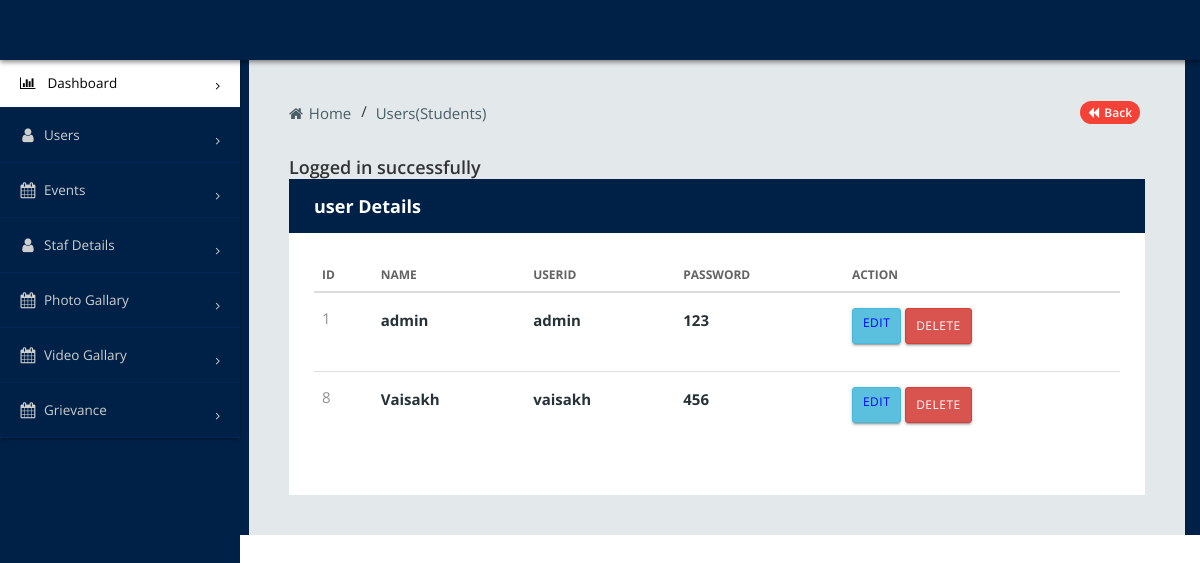
The page /gptc/admin/registereduser.php (signed in) on the database its author committed.
### tables this page shows
CREATE TABLE `users` (
  `id` int(11) NOT NULL,
  `name` varchar(50) NOT NULL,
  `uname` varchar(50) NOT NULL,
  `password` varchar(50) NOT NULL,
  `role` tinyint(5) NOT NULL,
  `created_at` timestamp NULL DEFAULT NULL
);

### gptc/admin/registereduser.php (the view, shortened to what this page needs)
<?php
include('includes/topbar.php');
include('includes/sidebar.php');
include('includes/header.php');
include('config/dbcon.php');
?>
<div class="sb2-2">
                <div class="sb2-2-2">
                    <ul>
                        <li><a href="index.php"><i class="fa fa-home" aria-hidden="true"></i> Home</a>
                        </li>
                        <li class="active-bre"><a href="#"> Users(Students)</a>
                        </li>
                        <li class="page-back"><a href="home.php"><i class="fa fa-backward" aria-hidden="true"></i> Back</a>
                        </li>
                    </ul>
                </div>
                <div class="sb2-2-3">
                    <div class="row">
                        <div class="col-md-12">
                            <?php
                            if(isset($_SESSION['status']))
                            {
                                echo "<h4>".$_SESSION['status']."</h4>";
                            }
                            ?>
                            <div class="box-inn-sp">
                                <div class="inn-title">
                                    <h4>user Details</h4>
                                </div>
                                <div class="tab-inn">
                                    <div class="table-responsive table-desi">
                                        <table class="table table-hover">
                                            <thead>
                                                <tr>
                                                    <th>id</th>
                                                    <th>Name</th>
                                                    <th>userId</th>
                                                    <th>Password</th>
                                                    <?php if($_SESSION['auth_role'] == '1') : ?>
                                                    <th>Action</th>
                                                    <?php endif; ?>
                                                </tr>
                                            </thead>
                                            <tbody>
                                                <?php
                                                $query  = "SELECT * FROM users";
                                                $query_run = mysqli_query($con,$query);
                                                if(mysqli_num_rows($query_run)>0)
                                                {
                                                     foreach($query_run as $row)
                                                     {
                                                        ?>
                                                        <tr>
                                                            <td><?php echo $row['id']; ?></span></td>
                                                            <td><a href="#"><span class="list-enq-name"><?php echo $row['name']; ?></span></a>
                                                                </td>
                                                                <td><a href="#"><span class="list-enq-name"><?php echo $row['uname']; ?></span></a>
                                                                </td>
                                                                <td><a href="#"><span class="list-enq-name"><?php echo $row['password']; ?></span></a>
                                                                </td>
                                                                <td>
                                                                <form action="code.php" method="POST">
                                                                <a href="registered-edit.php?user_id=<?php echo $row['id']; ?>"  class="btn btn-info btn-sm deletebtn">Edit</a>
                                                                <button type="submit" name= "user_delete" value="<?php echo $row['id']; ?>" class="btn btn-danger btn-sm deletebtn">Delete</a>
                                                     </form>
                                                     </td>
                                                </tr>
                                                        <?php
                                                     }
                                                }
                                                else
                                                {
                                                    ?>
                                                    <tr>
                                                        <td>No Record Found</td>
                                                </tr>
                                                <?php
                                                }
                                                ?>
                                            </tbody>
                                        </table>
                                    </div>
                                </div>
                            </div>
                        </div>
                    </div>
                </div>
            </div>
<?php
include('includes/footer.php');
?>

### rows shown on the page
users: id "1", name "admin", uname "admin", password "123"
users: id "8", name "Vaisakh", uname "vaisakh", password "456"

### other values the page prints
$_SESSION['status'] "Logged in successfully"
